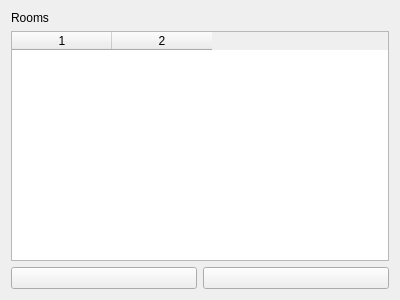
<?xml version="1.0" encoding="UTF-8"?>
<ui version="4.0">
 <class>RoomsEditorPage</class>
 <widget class="QWidget" name="RoomsEditorPage">
  <property name="geometry">
   <rect>
    <x>0</x>
    <y>0</y>
    <width>400</width>
    <height>300</height>
   </rect>
  </property>
  <layout class="QGridLayout" name="gridLayout">
   <item row="0" column="0">
    <widget class="QLabel" name="l_rooms">
     <property name="text">
      <string>Rooms</string>
     </property>
    </widget>
   </item>
   <item row="2" column="0">
    <widget class="QPushButton" name="b_add">
     <property name="toolTip">
      <string>Add</string>
     </property>
     <property name="text">
      <string/>
     </property>
     <property name="icon">
      <iconset resource="../res/resources.qrc">
       <normaloff>:/res/icons/list-add.png</normaloff>:/res/icons/list-add.png</iconset>
     </property>
    </widget>
   </item>
   <item row="2" column="1">
    <widget class="QPushButton" name="b_del">
     <property name="toolTip">
      <string>Remove</string>
     </property>
     <property name="text">
      <string/>
     </property>
     <property name="icon">
      <iconset resource="../res/resources.qrc">
       <normaloff>:/res/icons/list-remove.png</normaloff>:/res/icons/list-remove.png</iconset>
     </property>
    </widget>
   </item>
   <item row="1" column="0" colspan="2">
    <widget class="QTableWidget" name="tw_rooms">
     <property name="toolTip">
      <string>Rooms</string>
     </property>
     <property name="selectionMode">
      <enum>QAbstractItemView::SingleSelection</enum>
     </property>
     <property name="selectionBehavior">
      <enum>QAbstractItemView::SelectRows</enum>
     </property>
     <property name="columnCount">
      <number>2</number>
     </property>
     <attribute name="verticalHeaderVisible">
      <bool>false</bool>
     </attribute>
     <column/>
     <column/>
    </widget>
   </item>
  </layout>
 </widget>
 <resources>
  <include location="../res/resources.qrc"/>
 </resources>
 <connections/>
</ui>
